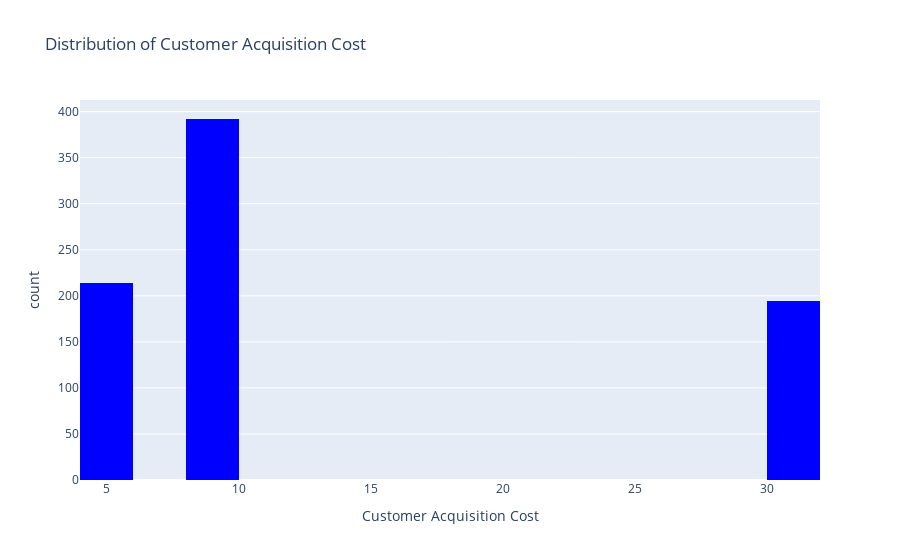

This figure's notebook cell:
### Markdown cell above
# 1. Make Visualization for the distribuition of Customer Acquistion Cost.

### Code cell
fig = px.histogram(df , x = "cost" , title = "Distribution of Customer Acquisition Cost" ,labels={'cost':'Customer Acquisition Cost'}, color_discrete_sequence=['blue'] )
fig.show()

### Figure 1 — Plotly figure (JSON) as saved in the notebook; plotly's stock layout.template omitted (floating-point values rounded to 4 significant figures; data arrays with more than 128 entries replaced by an {"elided": "..."} marker saying what was removed)
{"data": [{"alignmentgroup": "True", "bingroup": "x", "hovertemplate": "Customer Acquisition Cost=%{x}<br>count=%{y}<extra></extra>", "legendgroup": "", "marker": {"color": "blue", "pattern": {"shape": ""}}, "name": "", "offsetgroup": "", "orientation": "v", "showlegend": false, "type": "histogram", "x": {"elided": "800 float values"}, "xaxis": "x", "yaxis": "y"}], "layout": {"barmode": "relative", "legend": {"tracegroupgap": 0}, "title": {"text": "Distribution of Customer Acquisition Cost"}, "xaxis": {"anchor": "y", "domain": [0, 1], "title": {"text": "Customer Acquisition Cost"}}, "yaxis": {"anchor": "x", "domain": [0, 1], "title": {"text": "count"}}}}
